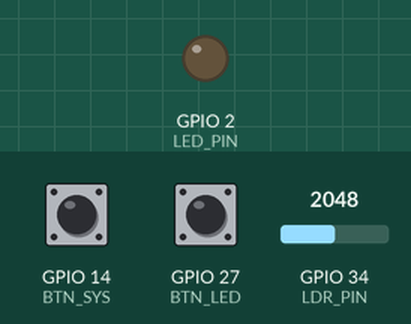
This sketch was run on a simulated ESP32. On the bench: output pins drawn as LEDs (lit = HIGH). The test bench sets the inputs (shaded band); at power-on: GPIO 27 (BTN_LED) HIGH, GPIO 14 (BTN_SYS) HIGH, GPIO 34 (LDR_PIN) = 2048. What the sketch prints to the serial monitor is not drawn.

Above: at 1.2 s.
1.3 s: GPIO 27 (BTN_LED) pulled LOW for 0.25 s
At 1.8 s:
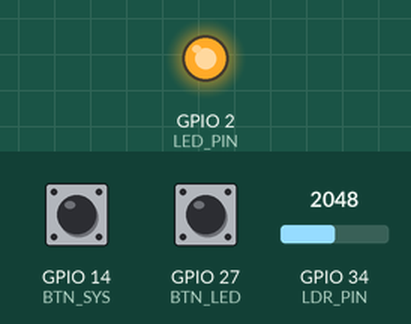
3.0 s: GPIO 27 (BTN_LED) pulled LOW for 1 s
At 4.3 s:
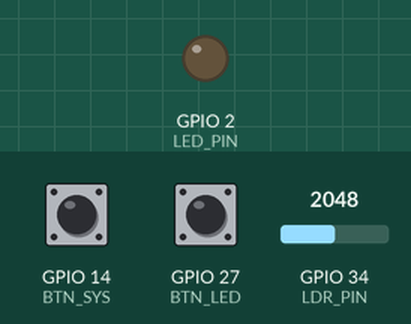
5.5 s: GPIO 27 (BTN_LED) pulled LOW for 3.2 s
At 6.3 s:
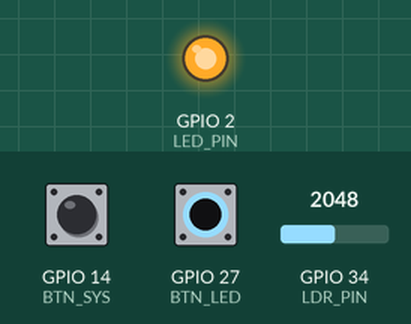
Timing chart, 0 to 8.5 s (numbered marks = the images above; inputs shaded):
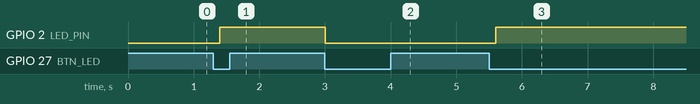

Measured:
- after the input at 1.3 s, GPIO 2 (LED_PIN): LOW → HIGH after 0.10 s
- after the input at 3.0 s, GPIO 2 (LED_PIN): HIGH → LOW at once
- after the input at 5.5 s, GPIO 2 (LED_PIN): LOW → HIGH after 0.11 s

The sketch:

codigo.ino
```cpp
// ------------------- PINOS -------------------
const int LED_PIN = 2;
const int LDR_PIN = 34;

const int BTN_LED = 27;
const int BTN_SYS = 14;

// ------------------- ESTADOS -------------------
volatile bool sistemaLigado = true;
volatile bool ledLigado = false;

// Debounce por software
volatile unsigned long lastLedInterrupt = 0;
volatile unsigned long lastSysInterrupt = 0;
const unsigned long debounceDelay = 200;  // ms

// ------------------- ISR: BOTÃO DO LED -------------------
void IRAM_ATTR isrBotaoLed() {
  unsigned long agora = millis();
  if (agora - lastLedInterrupt > debounceDelay) {
    ledLigado = !ledLigado;
    lastLedInterrupt = agora;
  }
}

// ------------------- ISR: BOTÃO DO SISTEMA -------------------
void IRAM_ATTR isrBotaoSistema() {
  unsigned long agora = millis();
  if (agora - lastSysInterrupt > debounceDelay) {
    sistemaLigado = !sistemaLigado;  // Liga/desliga todo o sistema
    lastSysInterrupt = agora;
  }
}

// ------------------- SETUP -------------------
void setup() {
  Serial.begin(115200);

  pinMode(LED_PIN, OUTPUT);
  digitalWrite(LED_PIN, LOW);

  pinMode(BTN_LED, INPUT_PULLUP);
  pinMode(BTN_SYS, INPUT_PULLUP);

  // Ativar interrupções
  attachInterrupt(digitalPinToInterrupt(BTN_LED), isrBotaoLed, FALLING);
  attachInterrupt(digitalPinToInterrupt(BTN_SYS), isrBotaoSistema, FALLING);
}

// ------------------- LOOP PRINCIPAL -------------------
void loop() {

  // ----- SISTEMA DESLIGADO -----
  if (!sistemaLigado) {
    digitalWrite(LED_PIN, LOW);
    delay(50);           // pequeno descanso, não trava
    return;              // NÃO processa mais nada
  }

  // ----- CONTROLAR LED -----
  digitalWrite(LED_PIN, ledLigado ? HIGH : LOW);

  // ----- LEITURA DO LDR -----
  int ldr = analogRead(LDR_PIN);
  Serial.print("LDR: ");
  Serial.println(ldr);

  delay(200);
}
```
